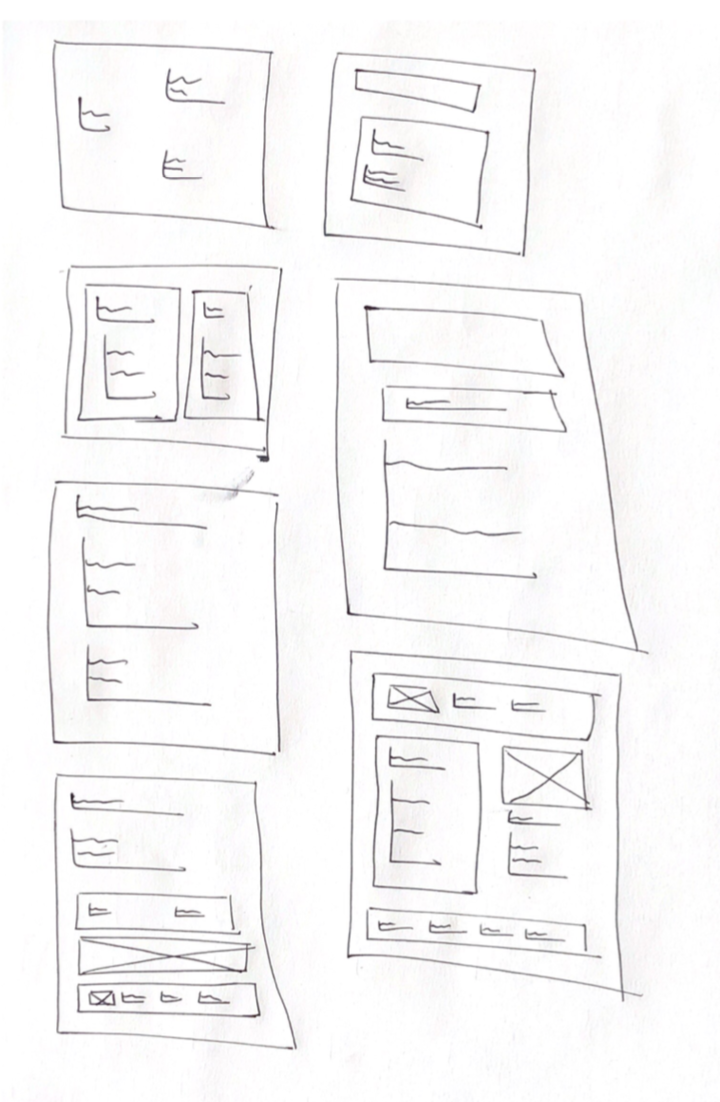
#> input picture detection/src/clf/training_data/text_headers/embedded_samples.png, 720 x 1102 px
$ python label_images.py   (older library calls are emulated)
#> lines starting #> are read from the running program, lines starting #| are printed output that depends on the picture; after the words box and inside, x2 and y2 are one past the last pixel; in counts of white or black regions, pixels touching at a corner belong together; long printed decimals are rounded
# Label the training data by adding a bounding box to each shape.

import cv2
import numpy as np
import glob

# The squiggles provided by google quickdraw unfortunatley contain a great
# deal of non-horizontal squiggles. This module reads in each image, and
# applies a bounding box to the content. Where the bounding box height is significant,
# we filter the image.

# The bounding boxes are also used to annotate the squiggles for training.
# YOLOv3 Label format: <object-class> <x> <y> <width> <height> (Ref: https://github.com/AlexeyAB/Yolo_mark/issues/60)

import cv2
import numpy as p
import glob

# Returns the bounding box for the image passed. If there is more than one
# bounding box, or if the bounding box is not a horizontal rectangle, then
# returns None.
def getBoundingBoxes(image):

    # Apply canny edge detection & contours detection. Image is already inverted, greyed and thresholded.
    # Find the contours.
    canny, contours, hierarchy = cv2.findContours(image, cv2.RETR_TREE, cv2.CHAIN_APPROX_SIMPLE)

    # if (len(contours) > 1): return None

    boxes = []

    for cont in contours:
        box = cv2.boundingRect(cont)
        boxes.append(box)
        # (x, y, w, h) = box
        # Draw rectangle for debugging
        # cv2.rectangle(image,(x,y),(x+w,y+h),(255,0,0),1)

    return boxes

    # box = cv2.boundingRect(contours[0])

    # Desire the width of the rectangle to be at least twice that of the height
    # to ensure we only keep high quality squiggles.
    # return box if box[2] >= 2 * box[3] else None

    # # Get bounding box for squiggly.
    # for cont in contours:
    #     (x, y, w, h) = cv2.boundingRect(cont)
    #     cv2.rectangle(image,(x,y),(x+w,y+h),(255,0,0),1)

    # cv2.imwrite('samples/squiggle_bounded.png', image)

def getMidPoint(boundingBox):
    (x, y, w, h) = boundingBox
    return (x + w/2, y + h/2)

def generateLabel(image, boundingBox, midpoint, class_number):

    imHeight, imWidth = image.shape

    _, _, w, h = boundingBox
    x, y = midpoint

    # Need to convert these relative to width and height of the image.
    x = float(x) / float(imWidth)
    y = float(y) / float(imHeight)

    w = w / imWidth
    h = h / imHeight

    return class_number +" "+str(x) + " " + str(y) + " " + str(float(w)) + " " + str(float(h))

def generateLabelsFromImage(image, class_number):
    boxes = getBoundingBoxes(image)
    label = ""
    for box in boxes:
        if (box is None): continue
        midpoint = getMidPoint(box)
        label += generateLabel(image, box, midpoint, class_number) + "\n"

    # Remove the trailing newline character from the label.
    return label[:-2]

def writeFile(file, path):
    f = open(path, 'w')
    f.write(file)

filename = 'embedded_samples.png'

# Read in file.
image = cv2.imread(filename)
#> image is the input picture: shape (1102, 720, 3); mean B, G, R 247.6, 247.3, 247.9
image = cv2.cvtColor(image, cv2.COLOR_BGR2GRAY)
#> image: shape (1102, 720)
ret, image = cv2.threshold(image, 0, 255, cv2.THRESH_BINARY+cv2.THRESH_OTSU)
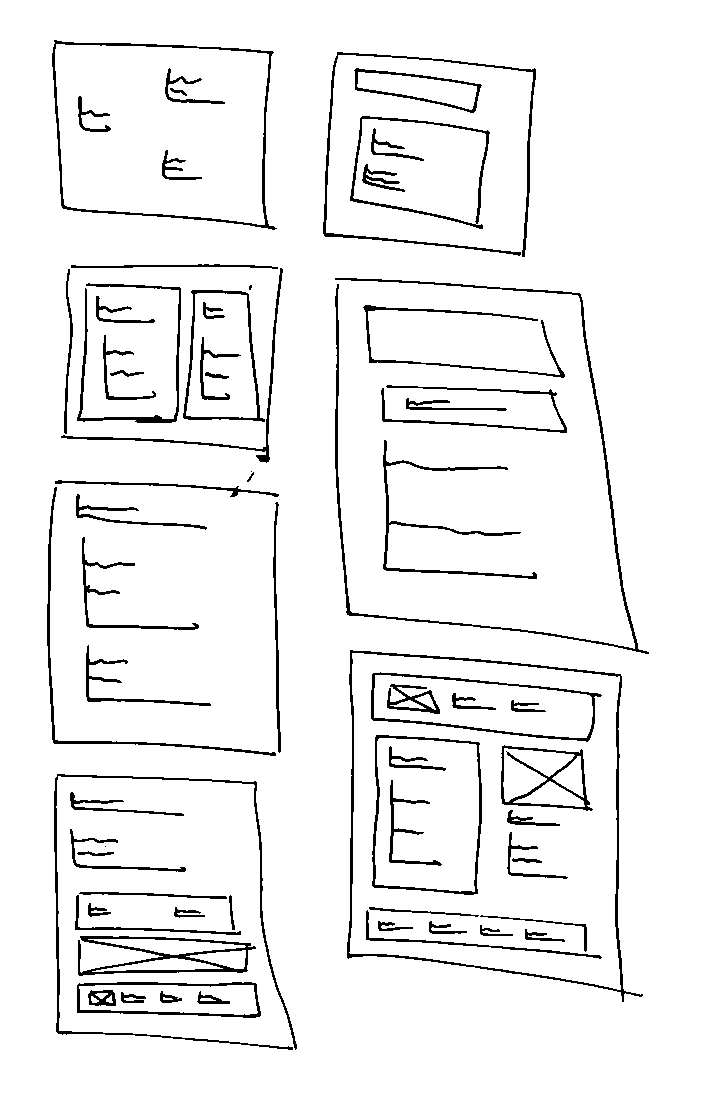
#> image: shape (1102, 720); 94.4% white; 70 black regions (3 under 20 px), largest, box (x1, y1, x2, y2) and area: (335, 278, 649, 654) 3103, (347, 650, 643, 1002) 2954, (54, 774, 297, 1050) 2216
#> ret = 211
# Invert the image.
image = cv2.bitwise_not(image)
#> image: shape (1102, 720); 5.6% white; 70 white regions (3 under 20 px)
labels = generateLabelsFromImage(image, "0")
#> in getBoundingBoxes, `canny, contours, hierarchy = cv2.findContours(image, cv2.RETR_TREE, cv..`: contours = 92 contours, 4 with area under 20; largest, box (x1, y1, x2, y2) and area: (347, 650, 643, 1002) 82772, (348, 652, 622, 991) 81006, (52, 40, 277, 230) 35894, (54, 43, 270, 226) 34741, (372, 735, 482, 895) 15911
#> the loop in getBoundingBoxes, `for cont in contours:` made 92 passes
#> box on passes 1 to 12: (77, 982, 184, 36), (78, 984, 181, 32), (121, 992, 25, 11), (197, 991, 33, 13), (199, 997, 18, 5), (160, 991, 22, 12), (162, 996, 12, 5), (88, 990, 28, 16), (90, 995, 10, 9), (105, 994, 9, 10), (94, 992, 15, 8), (78, 936, 178, 40)
#> after the loop in getBoundingBoxes, `for cont in contours:`: boxes = 92 items, first 6: (77, 982, 184, 36), (78, 984, 181, 32), (121, 992, 25, 11), (197, 991, 33, 13), (199, 997, 18, 5), (160, 991, 22, 12)
#> the loop in generateLabelsFromImage, `for box in boxes:` made 92 passes
#> (box, midpoint) on passes 1 to 10: ((77, 982, 184, 36), (169, 1000)), ((78, 984, 181, 32), (168.5, 1000)), ((121, 992, 25, 11), (133.5, 997.5)), ((197, 991, 33, 13), (213.5, 997.5)), ((199, 997, 18, 5), (208, 999.5)), ((160, 991, 22, 12), (171, 997)), ((162, 996, 12, 5), (168, 998.5)), ((88, 990, 28, 16), (102, 998)), ((90, 995, 10, 9), (95, 999.5)), ((105, 994, 9, 10), (109.5, 999))
#> box on passes 44 to 49: (374, 737, 106, 156), (389, 780, 53, 86), (389, 746, 57, 25), (371, 672, 231, 70), (373, 674, 221, 65), (511, 700, 35, 12)
print("Labelling: "+ filename)
print(labels)
#| 0 0.2347 0.9074 0.2556 0.03267
#| 0 0.234 0.9074 0.2514 0.02904
#| 0 0.1854 0.9052 0.03472 0.009982
#| 0 0.2965 0.9052 0.04583 0.0118
#| 0 0.2889 0.907 0.025 0.004537
#| 0 0.2375 0.9047 0.03056 0.01089
#| 0 0.2333 0.9061

writeFile(labels, './prepared/'+str(filename.split('.')[0])+'.txt')

# Write the image next to the text file.
cv2.imwrite('./prepared/'+filename, image)


# writeFile(generateLabelFromImage(image), 'squiggle_yolo/squiggle_5.txt')
